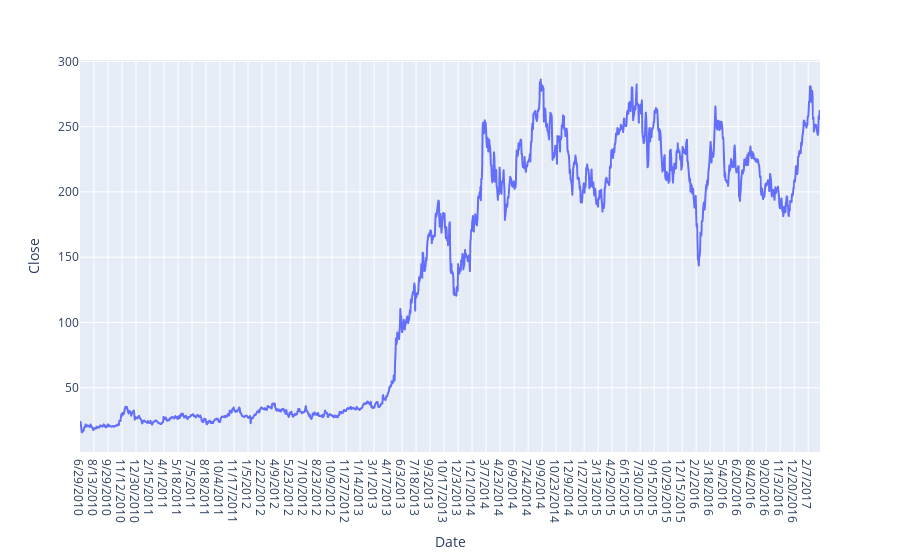

Source (notebook cell):
### Code cell
import plotly.express as px
import pandas as pd
df=pd.read_csv("Tesla.csv")
df.head()
fig=px.line(df,x="Date",y="Close")
fig.show()

### Figure 1 — Plotly figure (JSON) as saved in the notebook; plotly's stock layout.template omitted (floating-point values rounded to 4 significant figures; data arrays with more than 128 entries replaced by an {"elided": "..."} marker saying what was removed)
{"data": [{"hovertemplate": "Date=%{x}<br>Close=%{y}<extra></extra>", "legendgroup": "", "line": {"color": "#636efa", "dash": "solid"}, "marker": {"symbol": "circle"}, "mode": "lines", "name": "", "showlegend": false, "type": "scattergl", "x": {"elided": "1692 str values"}, "xaxis": "x", "y": {"elided": "1692 float values"}, "yaxis": "y"}], "layout": {"legend": {"tracegroupgap": 0}, "margin": {"t": 60}, "xaxis": {"anchor": "y", "domain": [0, 1], "title": {"text": "Date"}}, "yaxis": {"anchor": "x", "domain": [0, 1], "title": {"text": "Close"}}}}
